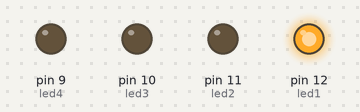
A sketch run on a simulated Arduino Uno, built with avr-gcc and run on an emulated ATmega328P. Parts: output pins drawn as LEDs (lit = HIGH).

Above: at 0.5 s.
At 2.5 s:
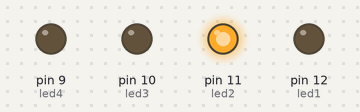
At 4.5 s:
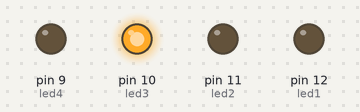
At 6.5 s:
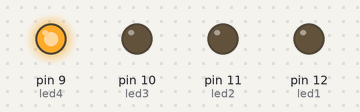
At 9.5 s:
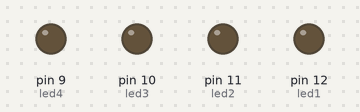
Timing chart, 0 to 10.4 s (numbered marks = the images above):
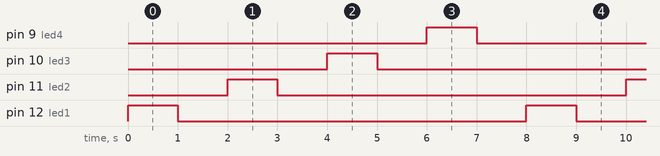

The sketch:

LED_chaser.ino
```cpp
/*simple LED chaser for beginner..
first see blink example from public example*/

//created by Gundo Victory Tshilimandila

//hardware components
// 4 LEDs and 100ohms resisters
//LED pin 12,11,10,9

int led1 = 12;
int led2 = 11;
int led3 = 10;
int led4 = 9;

// the setup routine runs once when you press reset:

void setup() {
  // initialize the digital pin as an output.
  pinMode(led1, OUTPUT);
  pinMode(led2, OUTPUT);
  pinMode(led3, OUTPUT);
  pinMode(led4, OUTPUT);
}


void loop() {
  //change delay for speed you want....
  digitalWrite(led1, HIGH);
  delay(1000);
  digitalWrite(led1, LOW);
  delay(1000);
  digitalWrite(led2, HIGH);
  delay(1000);
  digitalWrite(led2, LOW);
  delay(1000);
  digitalWrite(led3, HIGH);
  delay(1000);
  digitalWrite(led3, LOW);
  delay(1000);
  digitalWrite(led4, HIGH);
  delay(1000);
  digitalWrite(led4, LOW);
  delay(1000);
}
```

Measured:
- by itself, pin 9 (led4), pin 10 (led3), pin 11 (led2), pin 12 (led1): alternates HIGH for 1.0 s and LOW for 7.0 s
- by itself, everything shown: repeats every 8.0 s, in 8 steps
